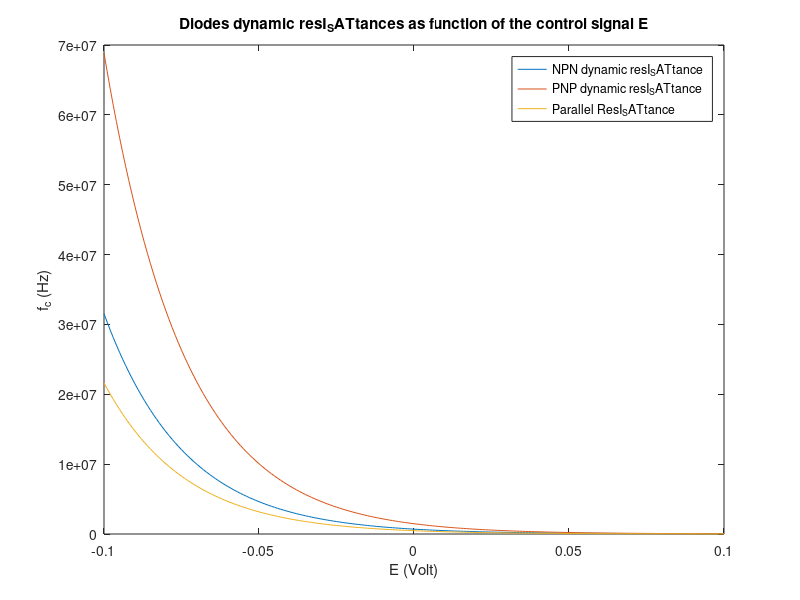
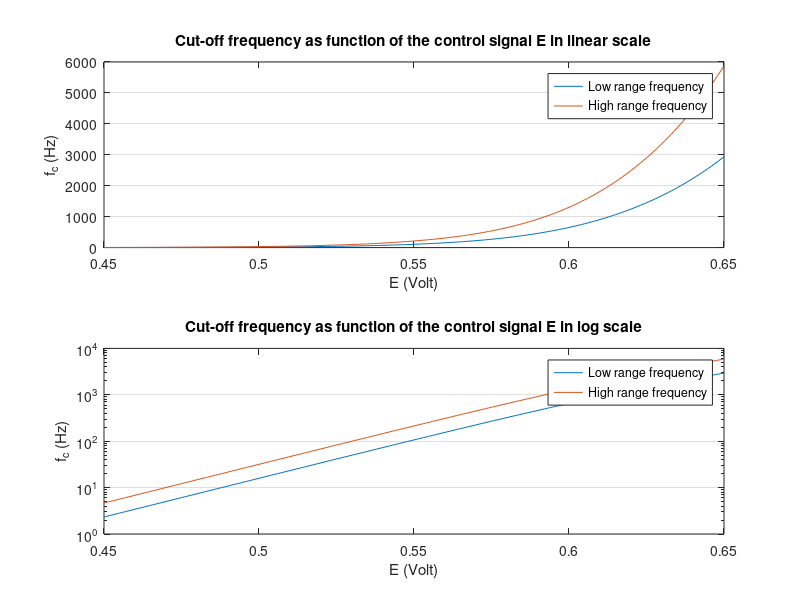

These figures' MATLAB source, in order:
%%                     MOOG 904B HIGH PASS FILTER
%
%          *** DYNAMIC RESISTANCE AND CUT-OFF FREQUENCY ***   
%
% It implements the Ebers-Moll BJT model equations, following this book:
% Jaeger, Richard C., and Travis N. Blalock. Microelectronic circuit design. 
% Vol. 97. New York: McGraw-Hill, 1997.
%
% Author:   Diego Di Carlo, Mattia Paterna
% Date:     07 June 2016
% AAU-CPH/SMC8/MSP 2016

clc; clear; close all;

%% Constant
E = -0.100:0.001:0.100; % differential mode control signal
E_BIAS = 0.550;         % common mode control signal
C_EQ_LOW = 3.1609E-9;   % Equivalent capacitor in low range
C_EQ_HIGH = C_EQ_LOW/2; % Equivalent capacitor in high range

% Transistor physical parameter
% npn 2n3392 
npn.I_SAT = 12.03E-15;
npn.V_BE = E + E_BIAS;
npn.V_THERM = 26E-3;
npn.V_CE = 11.9878;
npn.V_EARLY = 37.37;
npn.Rout = 0;

npn.R_CC = 22E3;

% pnp 2n4058
pnp.I_SAT = 6.734E-15;
pnp.V_BE = (E + E_BIAS);
pnp.V_THERM = 26E-3;
pnp.V_CE = 6;
pnp.V_EARLY = 45.7;
pnp.Rout = 0;

pnp.R_CC = 1E3;

%% Dynamic output resistance computation

npn.Ic = 3*npn.I_SAT * exp(npn.V_BE/npn.V_THERM) * (1 + npn.V_CE/npn.V_EARLY);
npn.Rout =  1./( npn.Ic / (npn.V_EARLY + npn.V_CE));
npn.Req = npn.Rout + npn.R_CC;

pnp.Ic = (3*pnp.I_SAT * exp(pnp.V_BE/pnp.V_THERM) * (1 + pnp.V_CE/pnp.V_EARLY));
pnp.Rout =  1./( pnp.Ic / (pnp.V_EARLY + pnp.V_CE));
pnp.Req = pnp.Rout + pnp.R_CC;

% equivalent resistor (parallel)
Req = (pnp.Req .* npn.Req)./(pnp.Req + npn.Req);

%% Cut-off frequency computation

wCutoffLOW = 1./(C_EQ_LOW*Req);             % [rad/s]
wCutoffHIGH = 1./(C_EQ_HIGH*Req);

fCutoffLOW = 1./(2*pi*(C_EQ_LOW*Req));      % [Hz]
fCutoffHIGH = 1./(2*pi*(C_EQ_HIGH*Req));

%% Results
figure(1)
plot(E, npn.Req)
hold on
plot(E, pnp.Req)
plot(E, Req)
hold off
title('Diodes dynamic resI_SATtances as function of the control signal E');
xlabel('E (Volt)'); ylabel('f_c (Hz)');
legend('NPN dynamic resI_SATtance', 'PNP dynamic resI_SATtance', 'Parallel ResI_SATtance');


figure(2)
subplot(2,1,1)
plot(npn.V_BE,fCutoffLOW);
hold on
plot(npn.V_BE,fCutoffHIGH);
hold off
set(gca,'ygrid','on')
title('Cut-off frequency as function of the control signal E in linear scale');
xlabel('E (Volt)'); ylabel('f_c (Hz)');
legend('Low range frequency', 'High range frequency');

subplot(2,1,2)
semilogy(npn.V_BE,fCutoffLOW);
hold on
semilogy(npn.V_BE,fCutoffHIGH);
hold off
set(gca,'ygrid','on')
title('Cut-off frequency as function of the control signal E in log scale');
xlabel('E (Volt)'); ylabel('f_c (Hz)');
legend('Low range frequency', 'High range frequency');


